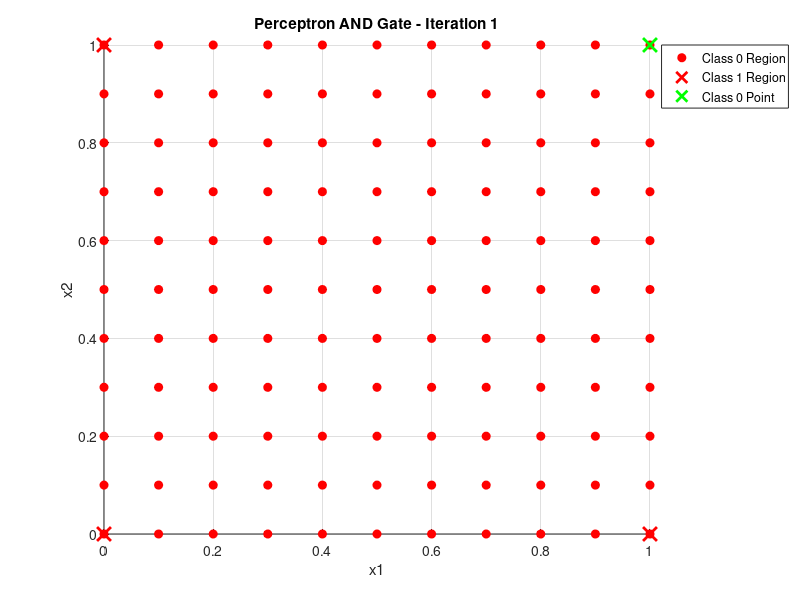
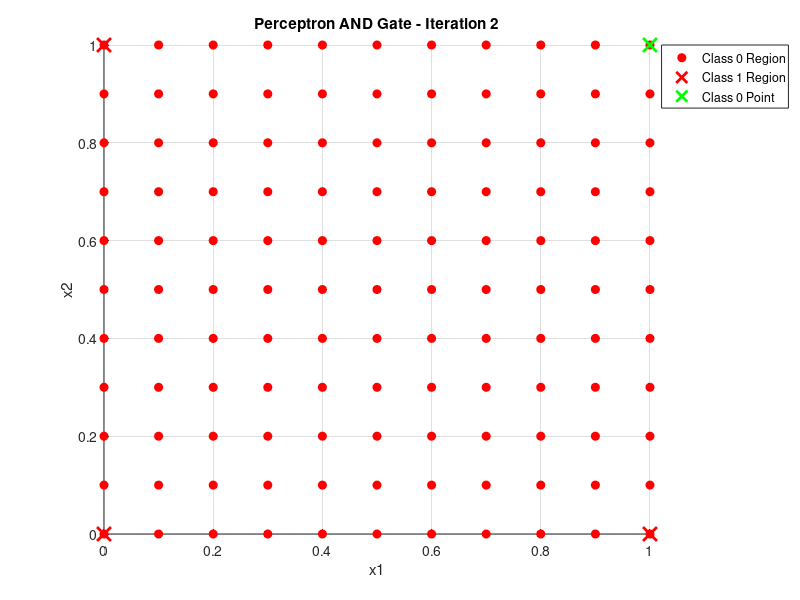
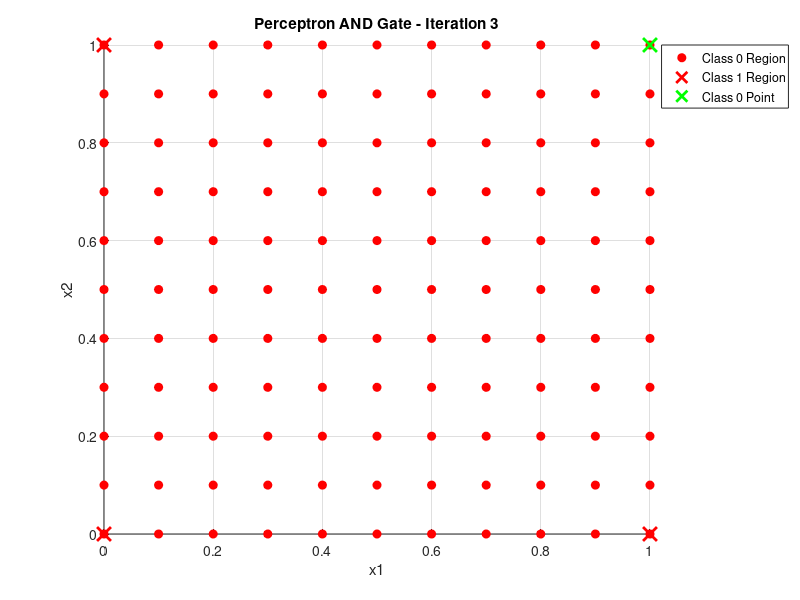
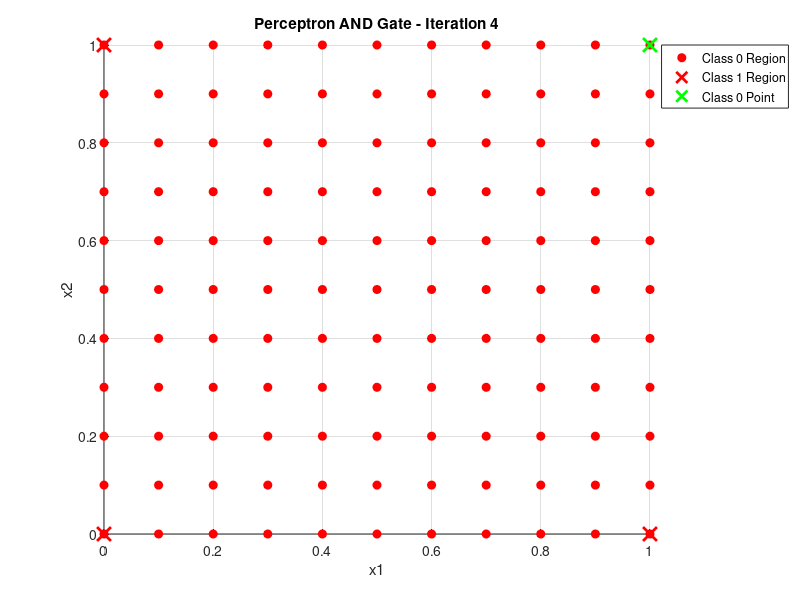

Write the MATLAB code that produced these figures, in order.
% AND gate

% Define Inputs
X = [0 0; 0 1; 1 0; 1 1];

% Define outputs for AND gate
T = [0; 0; 0; 1];

% Add bias to inputs
X = [-ones(4,1) X];

% Initialize weights randomly
W = 2*rand(3, 1) - 1;

% Learning rate
lr = 0.1;

% Training
converged = false;
iteration = 1;

while ~converged
    converged = true;

    % Training loop
    for inputNo = 1:4
        Y = (X(inputNo, :) * W > 0);
        errorValue = T(inputNo) - Y;

        if errorValue ~= 0
            converged = false;
            deltaW = errorValue * X(inputNo, :)';
            W = W + lr * deltaW;
        end
    end

    % Create test set for visualization
    TestSet = zeros(121, 3);
    index = 1;
    for i = 0:0.1:1
        for j = 0:0.1:1
            TestSet(index, :) = [-1, j, i]; % Bias = -1
            index = index + 1;
        end
    end

    TestResult = (TestSet * W) > 0;
    Group0 = find(TestResult == 0);
    Group1 = find(TestResult == 1);

    % Plot in new figure for every iteration
    figure(iteration);
    hold on;
    grid on;

    % Plot regions and store handles
    h0 = plot(TestSet(Group0, 2), TestSet(Group0, 3), 'ro', 'MarkerFaceColor', 'r');
    h1 = plot(TestSet(Group1, 2), TestSet(Group1, 3), 'go', 'MarkerFaceColor', 'g');

    % Initialize plot handles for training points
    h2 = []; h3 = [];

    for i = 1:4
        if T(i) == 0
            h2 = plot(X(i,2), X(i,3), 'rx', 'MarkerSize', 10, 'LineWidth', 2);
        else
            h3 = plot(X(i,2), X(i,3), 'gx', 'MarkerSize', 10, 'LineWidth', 2);
        end
    end

    % Title and axis labels
    title(['Perceptron AND Gate - Iteration ', num2str(iteration)]);
    xlabel('x1');
    ylabel('x2');
    axis([0 1 0 1]);

    % Use plot handles in the legend
    legend([h0, h1, h2, h3], ...
           {'Class 0 Region', 'Class 1 Region', 'Class 0 Point', 'Class 1 Point'}, ...
           'Location', 'northeastoutside');

    hold off;
    iteration = iteration + 1;
end
